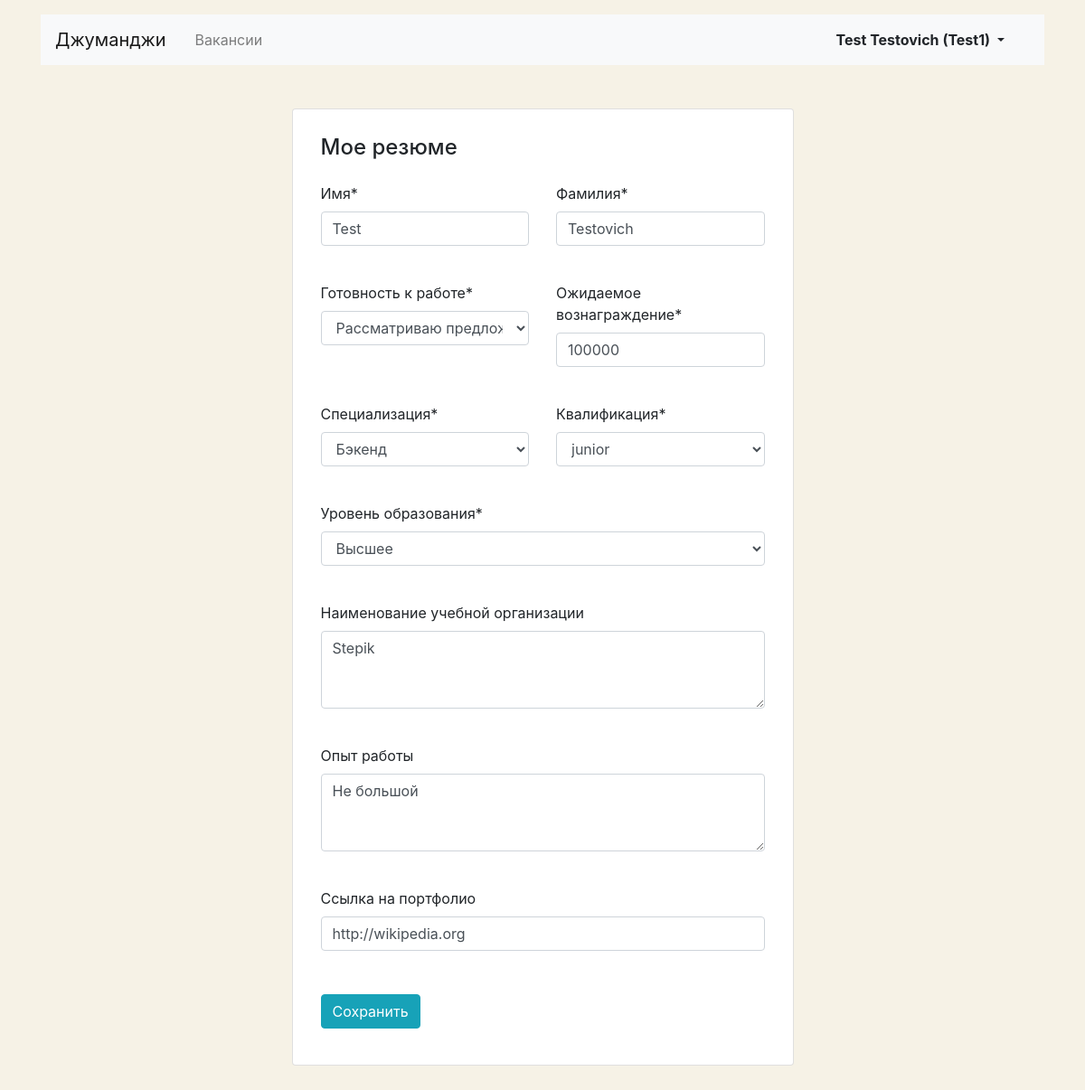
Page /myresume/ (signed in) on the committed database.
### app_jobsearch/models.py (models this page shows)
class Resume(models.Model):
    user = models.OneToOneField(get_user_model(),
                                on_delete=models.CASCADE,
                                related_name='resume')
    name = models.CharField(max_length=25, verbose_name='Имя')
    surname = models.CharField(max_length=50, verbose_name='Фамилия')
    status = models.CharField(max_length=32, choices=WorkStatusChoices.choices(),
                              verbose_name='Готовность к работе')
    salary = models.IntegerField(verbose_name='Ожидаемое вознаграждение')
    specialty = models.ForeignKey(Specialty, on_delete=models.PROTECT, related_name='resume',
                                  verbose_name='Специализация')
    grade = models.CharField(max_length=32, choices=GradeChoices.choices(),
                             verbose_name='Квалификация')
    education = models.CharField(max_length=32, choices=EducationChoices.choices(),
                                 verbose_name='Уровень образования')
    education_name = models.TextField(null=True, blank=True,
                                      verbose_name='Наименование учебной организации')
    experience = models.TextField(null=True, blank=True,
                                  verbose_name='Опыт работы')
    portfolio = models.URLField(null=True, blank=True,
                                verbose_name='Ссылка на портфолио')

### app_jobsearch/views.py (the view, shortened to what this page needs)
# urls.py: path('myresume/', MyResumeView.as_view(), name='user-resume'),
class MyResumeView(LoginRequiredMixin, View):
    def get(self, request):
        user_resume = Resume.objects.filter(user=request.user.id).first()
        if user_resume is None:
            return render(request, 'app_jobsearch/resume-create.html')
        form = ResumeForm(instance=user_resume)
        context = {
            'form': form
        }
        return render(request, 'app_jobsearch/resume-edit.html', context=context)

### app_jobsearch/forms.py
class ResumeForm(forms.ModelForm):
    class Meta:
        model = Resume
        exclude = ['user']
        widgets = {
            'education_name': forms.Textarea(attrs={'rows': 3}),
            'experience': forms.Textarea(attrs={'rows': 3})
        }

### app_jobsearch/models.py (called while the page is built)
    def __str__(self):
        return self.title

### app_jobsearch/templates/app_jobsearch/resume-edit.html (shortened to what this page needs)
{% extends 'app_jobsearch/base.html' %}
{% load crispy_forms_tags %}
{% block main %}
  <main class="container mt-3 pb-5">
    <section class="col-12 col-lg-6 offset-lg-3 mt-5 card">
      <div class="card-body px-3 pb-4">
        <h1 class="h4 pt-2 pb-3">Мое резюме</h1>
        <form method="post" action="{% url 'user-resume' %}" class="">{% csrf_token %}
          <div class="row">
            <div class="col-12 col-md-6">
              <div class="form-group pb-2">
                {{ form.name|as_crispy_field }}
              </div>
            </div>
            <div class="col-12 col-md-6">
              <div class="form-group pb-2">
                {{ form.surname|as_crispy_field }}
              </div>
            </div>
          </div>
          <div class="row">
            <div class="col-12 col-md-6">
              <div class="form-group pb-2">
                {{ form.status|as_crispy_field }}
              </div>
            </div>
            <div class="col-12 col-md-6">
              <div class="form-group pb-2">
                {{ form.salary|as_crispy_field }}
              </div>
            </div>
          </div>
          <div class="row">
            <div class="col-12 col-md-6">
              <div class="form-group pb-2">
                {{ form.specialty|as_crispy_field }}
              </div>
            </div>
            <div class="col-12 col-md-6">
              <div class="form-group pb-2">
                {{ form.grade|as_crispy_field }}
              </div>
            </div>
          </div>
          <div class="form-group pb-2">
            {{ form.education|as_crispy_field }}
          </div>
          <div class="form-group pb-2">
            {{ form.education_name|as_crispy_field }}
          </div>
          <div class="form-group pb-2">
            {{ form.experience|as_crispy_field }}
          </div>
          <div class="form-group pb-3">
            {{ form.portfolio|as_crispy_field }}
          </div>
          <div class="form-group">
            <input type="submit" class="btn btn-info" value="Сохранить">
          </div>
        </form>
      </div>
    </section>
  </main>
{% endblock %}

### app_jobsearch/templates/app_jobsearch/base.html (shortened to what this page needs)
<!DOCTYPE html>
<html lang="ru">
<head>
  <link rel="stylesheet" href="https://stackpath.bootstrapcdn.com/bootstrap/4.3.1/css/bootstrap.min.css">
</head>
<body>
  <header class="container mt-3">
    <nav class="navbar navbar-expand-lg navbar-light bg-light">
      <a class="navbar-brand mr-4" href={% url 'main' %}>Джуманджи</a>
      <div class="collapse navbar-collapse justify-content-between" id="navbarNav">
        <ul class="navbar-nav col-10">
          {% url 'vacancies' as the_url %}
          <li class="nav-item {% if request.path == the_url %}active{% endif %}">
            <a class="nav-link" href={% url 'vacancies' %}>Вакансии</a>
          </li>
        </ul>
        <ul class="navbar-nav col-2 justify-content-end">
          <li class="nav-item active">
            {% if user.username %}
                  <div class="btn-group">
                    <button type="button" class="btn dropdown-toggle font-weight-bold" data-toggle="dropdown" aria-haspopup="true" aria-expanded="false">
                      {{ user.first_name }} {{user.last_name }} ({{ user.username }})
                    </button>
                  </div>
            {% else %}
              <a href="{% url 'login' %}" class="nav-link font-weight-bold">Вход</a>
            {% endif %}
          </li>
        </ul>
      </div>
    </nav>
  </header>
{% block main %}{% endblock %}
</body>
</html>

### rows in the picture
Resume: name "Test", surname "Testovich", status "Рассматриваю предложения", salary "100000", specialty "Бэкенд", grade "junior", education "Высшее", education_name "Stepik", experience "Не большой", portfolio "http://wikipedia.org"

### other values in the picture
{{ user.first_name }} "Test"
{{ user.last_name }} "Testovich"
{{ user.username }} "Test1"
